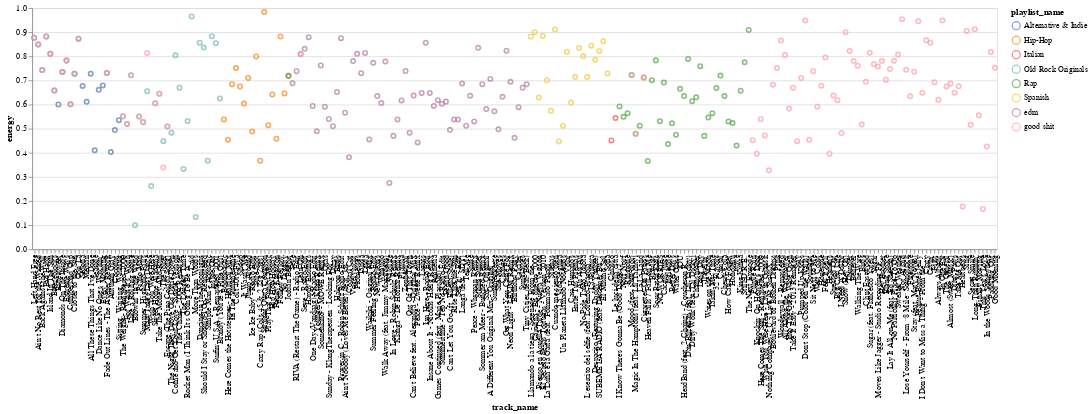

The code cell stored with this chart in its notebook:
### Code cell
alt.Chart(all_my_tracks).mark_point().encode(
    x=alt.X("track_name", sort=None),
    y='energy',
    color="playlist_name",
    tooltip=["artist", "track_name", "playlist_name"]
).properties(
    width=1200
)

### Figure 1 — Vega-Lite specification as saved in the notebook (floating-point values rounded to 4 significant figures; data arrays with more than 128 entries replaced by an {"elided": "..."} marker saying what was removed)
{"config": {"view": {"continuousWidth": 400, "continuousHeight": 300}}, "data": {"name": "data-050eb109695c06fc4d7ede23e6c7c39f"}, "mark": "point", "encoding": {"color": {"field": "playlist_name", "type": "nominal"}, "tooltip": [{"field": "artist", "type": "nominal"}, {"field": "track_name", "type": "nominal"}, {"field": "playlist_name", "type": "nominal"}], "x": {"field": "track_name", "sort": null, "type": "nominal"}, "y": {"field": "energy", "type": "quantitative"}}, "width": 1200, "$schema": "https://vega.github.io/schema/vega-lite/v4.17.0.json", "datasets": {"data-050eb109695c06fc4d7ede23e6c7c39f": {"elided": "268 records"}}}
